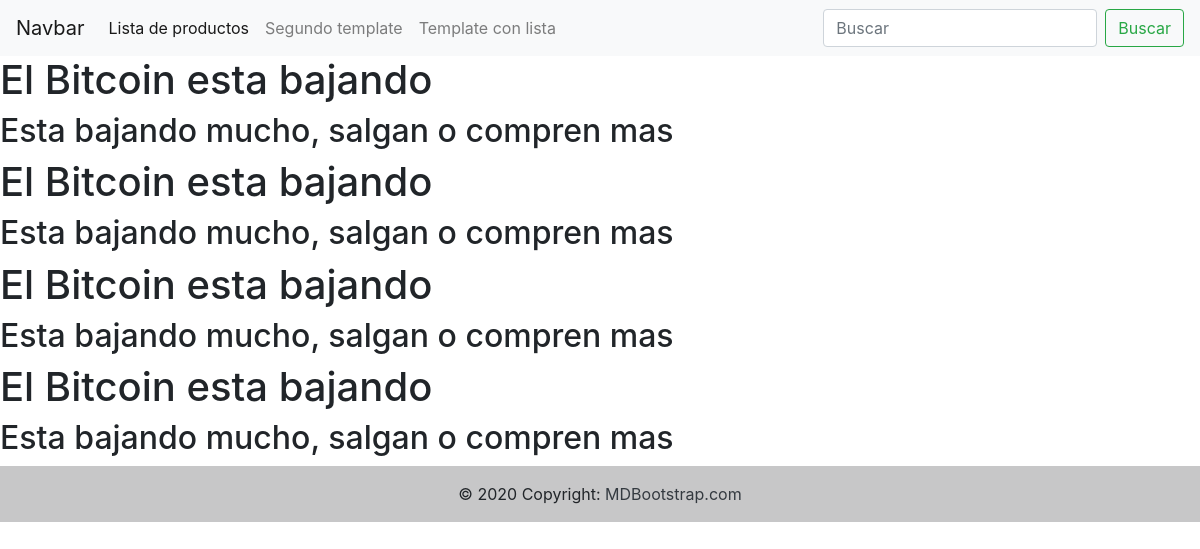
/articles/list-articles/, run on an earlier commit of the app's database.
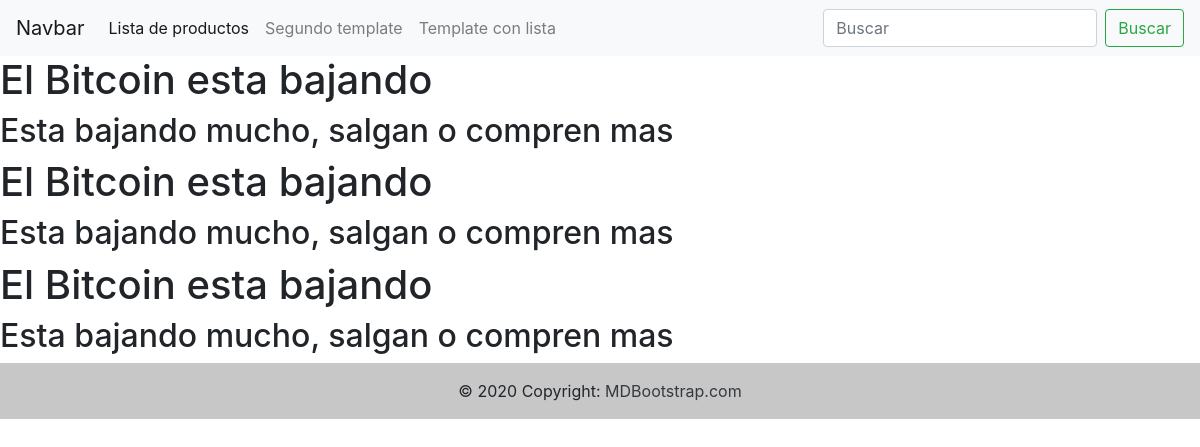
And on a later commit of the database.
### blog/models.py (models this page shows, shortened)
class Articles(models.Model):
    title = models.CharField(max_length=400)
    description = models.CharField(max_length=1000)
    creation_date = models.DateField(auto_now_add=True)
    author = models.CharField(max_length=40)
    class Meta:
        verbose_name = 'Article'
        verbose_name_plural = 'Articles'

### blog/views.py (the view)
# urls.py: path('list-articles/', List_articles.as_view(), name = 'list_articles'), #AL usar clas agregamos el .as_view
class List_articles(ListView):
    model = Articles
    template_name = 'articles/list_articles.html'

### templates/articles/list_articles.html (shortened to what this page needs)
{% extends 'base.html' %}
{% block contenido_que_cambia %}
    {% for article in object_list %}
        <h1>{{article.title}}</h1>
        <h2>{{article.description}}</h2>
    {% endfor %}
{% endblock %}

What changed in the data, as far as the page shows it:
removed Articles: title "El Bitcoin esta bajando", description "Esta bajando mucho, salgan o compren mas"
